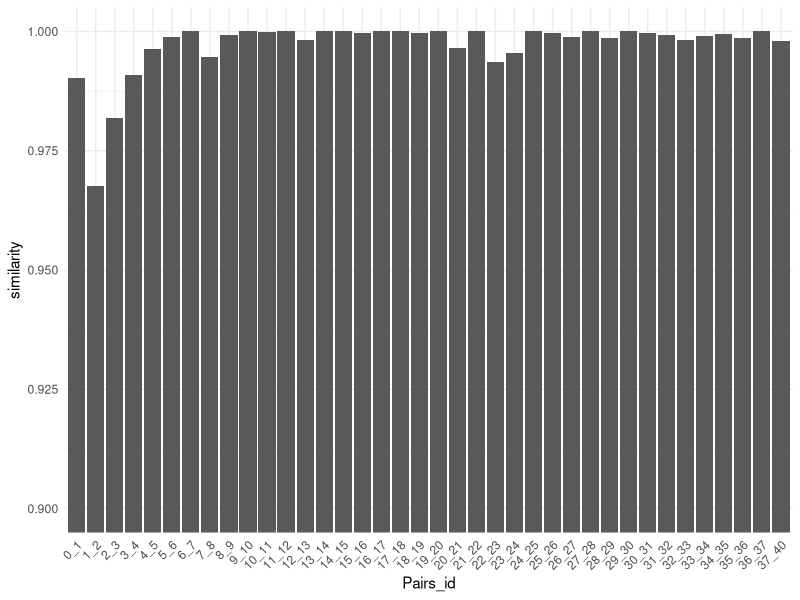

The R script that drew this image:
# kijken naar python similarity matrix met BERT gemaakt

library(tidyverse)

df <- read.csv('similarity_matrix.csv')

 view(df)

#pairwise vergelijking maken

df$identifier <- as.numeric(df$identifier)

df <- df[order(df$identifier), ]

df_wide <- df%>%
  pivot_longer(cols = 2:40, names_to = "id", values_to = "similarity")%>%
  mutate(id = gsub("X", "", id))

 view(df_wide)

# view(df)

##handiger om de gepubli versie te hernoemen naar 38 voor de scriptjes

df_wide <- df_wide %>%
  mutate(identifier = recode(as.character(identifier), "40" = "38"),
         id = recode(id, "40" = "38"))

df_wide$id <- as.numeric(df_wide$id) 
df_wide$identifier <- as.numeric(df_wide$identifier)  

df_pairs <- df_wide %>%
  group_by(identifier)%>%
  mutate(pairs = ifelse(id == identifier + 1, first(id), NA))%>%
  filter(!is.na(pairs))%>%
  select(-pairs)%>%
  mutate(Pairs_id = str_c(as.character(identifier), as.character(id), sep = "_"))%>%
  ungroup()%>%
  select(-id, -identifier)%>%
  mutate(Pairs_id = factor(Pairs_id, levels = unique(Pairs_id[order(
    as.numeric(gsub("_.*", "", Pairs_id)),  # Extract first part of pair_ids
    as.numeric(gsub(".*_", "", Pairs_id))   # Extract second part of pair_ids
  )])))
  

view(df_pairs)  

df_pairs_hernoemd <- df_pairs%>%
  mutate(Pairs_id = recode(Pairs_id, "37_38" = "37_40"))

ggplot(df_pairs_hernoemd)+
  geom_col(aes(Pairs_id, similarity))+
  coord_cartesian(ylim = c(0.90, max(df_pairs$similarity, na.rm = TRUE)))+
  theme_minimal()+
  theme(axis.text.x = element_text(angle = 45, hjust = 1))





